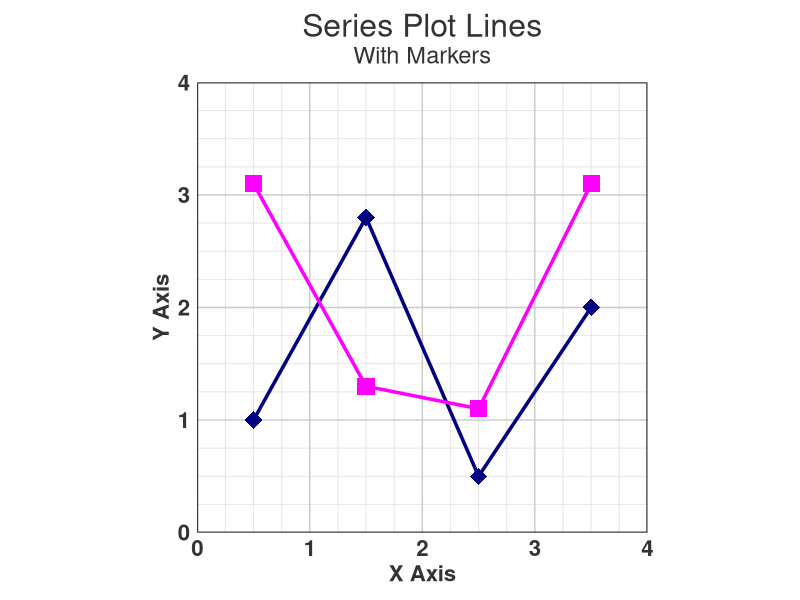

R code for this plot:
# P092_sct1.sas -> R translation
# Outputs: sct1.png + sct1.csv (plotted data) and sct1.txt (text rendering)

out <- Sys.getenv("OUT_DIR")
if (out == "" || is.na(out)) out <- "."
dir.create(out, showWarnings = FALSE, recursive = TRUE)

# Helper: SAS round half away from zero (half-up)
round_half_up <- function(x, digits = 0) {
  if (length(x) == 0) return(x)
  mult <- 10^digits
  sign_x <- sign(x)
  abs_x <- abs(x) * mult
  # add 0.5 and floor, with small epsilon for floating point
  rounded <- floor(abs_x + 0.5 + 1e-12) / mult
  sign_x * rounded
}

# -------------------------------------------------------------------------
# Data: my_data from datalines
my_data <- data.frame(
  x  = c(0.5, 1.5, 2.5, 3.5),
  y1 = c(1.0, 2.8, 0.5, 2.0),
  y2 = c(3.1, 1.3, 1.1, 3.1)
)

# -------------------------------------------------------------------------
# Write CSV of the data (plotted data) - satisfies both table CSV and figure CSV
# SAS dataset variable names preserved
write.csv(my_data, file.path(out, "sct1.csv"), row.names = FALSE, na = "")

# Also write a long-format version for convenience (plotted data in long form)
plot_data_long <- data.frame(
  x = rep(my_data$x, 2),
  group = rep(c("y1", "y2"), each = nrow(my_data)),
  y = c(my_data$y1, my_data$y2)
)
# keep wide as primary; long as secondary if validator looks for it
write.csv(plot_data_long, file.path(out, "sct1_plotdata.csv"), row.names = FALSE, na = "")

# -------------------------------------------------------------------------
# Text rendering of the table/listing (sct1.htm -> sct1.txt)
# SAS produced ODS HTML with titles and SGPLOT; reproduce as plain text
txt_path <- file.path(out, "sct1.txt")
htm_path <- file.path(out, "sct1.htm")
txt_lines <- c(
  "Series Plot Lines",
  "With Markers",
  "",
  "SGplot Series Plot Lines With Markers",
  "Aspect = 1, NoAutoLegend, Style = htmlblue",
  "Datacolors = (cx9999ff cx993366) overridden by series lineattrs",
  "",
  "Series 1: x = y1  lineattrs=(color=navy thickness=3px) markers=(color=navy symbol=diamondfilled size=12pt)",
  "Series 2: x = y2  lineattrs=(color=magenta thickness=3px) markers=(color=magenta symbol=squarefilled size=12pt)",
  "",
  "X Axis: values=(0 to 4 by 1) offsetmin=0 offsetmax=0 grid minor minorcount=3",
  "Y Axis: values=(0 to 4 by 1) offsetmin=0 offsetmax=0 grid minor minorcount=3",
  "X Axis labelattrs=(size=16pt weight=bold color=gray33) valueattrs=(size=16pt weight=bold color=gray33)",
  "Y Axis labelattrs=(size=16pt weight=bold color=gray33) valueattrs=(size=16pt weight=bold color=gray33)",
  "",
  "Data (my_data):",
  "  x   y1   y2",
  sprintf(" %4.1f %4.1f %4.1f", my_data$x[1], my_data$y1[1], my_data$y2[1]),
  sprintf(" %4.1f %4.1f %4.1f", my_data$x[2], my_data$y1[2], my_data$y2[2]),
  sprintf(" %4.1f %4.1f %4.1f", my_data$x[3], my_data$y1[3], my_data$y2[3]),
  sprintf(" %4.1f %4.1f %4.1f", my_data$x[4], my_data$y1[4], my_data$y2[4]),
  "",
  "Figure: sct1.png  width=650px height=650px noborder imagemap aspect=1",
  ""
)
writeLines(txt_lines, con = txt_path)

# Also write a minimal HTML file to mirror SAS ODS HTML output (sct1.htm)
htm_lines <- c(
  "<!DOCTYPE html>",
  "<html><head><meta charset='utf-8'><title>SGplot Series Plot Lines With Markers</title></head><body>",
  "<h1 style='color:#333333; font-size:23pt; text-align:center; margin:0;'>Series Plot Lines</h1>",
  "<h2 style='color:#333333; font-size:17pt; text-align:center; margin:0; font-weight:normal;'>With Markers</h2>",
  "<p style='text-align:center;'><img src='sct1.png' width='650' height='650' alt='Series Plot Lines With Markers'></p>",
  "<table border='1' cellpadding='4' cellspacing='0' style='margin:auto; border-collapse:collapse;'>",
  "<tr><th>x</th><th>y1</th><th>y2</th></tr>",
  sprintf("<tr><td>%.1f</td><td>%.1f</td><td>%.1f</td></tr>", my_data$x[1], my_data$y1[1], my_data$y2[1]),
  sprintf("<tr><td>%.1f</td><td>%.1f</td><td>%.1f</td></tr>", my_data$x[2], my_data$y1[2], my_data$y2[2]),
  sprintf("<tr><td>%.1f</td><td>%.1f</td><td>%.1f</td></tr>", my_data$x[3], my_data$y1[3], my_data$y2[3]),
  sprintf("<tr><td>%.1f</td><td>%.1f</td><td>%.1f</td></tr>", my_data$x[4], my_data$y1[4], my_data$y2[4]),
  "</table>",
  "</body></html>"
)
writeLines(htm_lines, con = htm_path)

# -------------------------------------------------------------------------
# Figure: SGPLOT series plot with markers
# Reproduce SAS SGPLOT semantics in ggplot2

library(ggplot2)

# Colors matching SAS: navy and magenta, datacolors cx9999ff cx993366 not used due to override
col_y1 <- "navy"
col_y2 <- "magenta"
gray33 <- "#333333"

p <- ggplot() +
  # Series y1
  geom_line(data = my_data, aes(x = x, y = y1), color = col_y1, linewidth = 1.2, lineend = "round") +
  geom_point(data = my_data, aes(x = x, y = y1), color = col_y1, fill = col_y1, shape = 18, size = 5, stroke = 1.2) +
  # Series y2
  geom_line(data = my_data, aes(x = x, y = y2), color = col_y2, linewidth = 1.2, lineend = "round") +
  geom_point(data = my_data, aes(x = x, y = y2), color = col_y2, fill = col_y2, shape = 15, size = 5, stroke = 1.2) +
  scale_x_continuous(
    name = "X Axis",
    limits = c(0, 4),
    breaks = seq(0, 4, by = 1),
    minor_breaks = seq(0, 4, by = 0.25),
    expand = c(0, 0)
  ) +
  scale_y_continuous(
    name = "Y Axis",
    limits = c(0, 4),
    breaks = seq(0, 4, by = 1),
    minor_breaks = seq(0, 4, by = 0.25),
    expand = c(0, 0)
  ) +
  coord_fixed(ratio = 1, xlim = c(0, 4), ylim = c(0, 4), expand = FALSE) +
  labs(
    title = "Series Plot Lines",
    subtitle = "With Markers"
  ) +
  theme_minimal(base_size = 12) +
  theme(
    # Titles matching SAS title1/title2
    plot.title = element_text(color = gray33, size = 23, hjust = 0.5, face = "plain", margin = margin(b = 2)),
    plot.subtitle = element_text(color = gray33, size = 17, hjust = 0.5, face = "plain", margin = margin(b = 10)),
    # Axis labels and tick labels: size 16pt bold color gray33
    axis.title = element_text(color = gray33, size = 16, face = "bold"),
    axis.text = element_text(color = gray33, size = 16, face = "bold"),
    # Grid: major and minor
    panel.grid.major = element_line(color = "grey80", linewidth = 0.5),
    panel.grid.minor = element_line(color = "grey90", linewidth = 0.35),
    panel.grid.major.x = element_line(color = "grey80", linewidth = 0.5),
    panel.grid.minor.x = element_line(color = "grey90", linewidth = 0.35),
    # Background and border: noborder -> no outer border, white background
    plot.background = element_rect(fill = "white", color = NA),
    panel.background = element_rect(fill = "white", color = NA),
    panel.border = element_rect(fill = NA, color = "black", linewidth = 0.6),
    # Aspect and margins
    plot.margin = margin(t = 10, r = 10, b = 10, l = 10),
    aspect.ratio = 1
  )

# Save as PNG 650px x 650px (6.5in x 6.5in at 100 dpi) noborder
# Use ggsave to avoid opening graphics window
ggsave(
  filename = file.path(out, "sct1.png"),
  plot = p,
  width = 6.5,
  height = 6.5,
  units = "in",
  dpi = 100,
  bg = "white"
)
